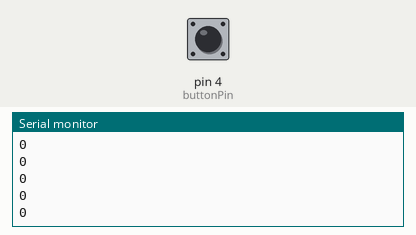
Simulated run of this sketch. Board: Arduino Uno, built with avr-gcc and run on an emulated ATmega328P. Shown: the last lines printed to the serial monitor. Inputs (shaded band) come from the test bench; at power-on: pin 4 (buttonPin) LOW.

Above: at 1.2 s.
1.3 s: pin 4 (buttonPin) pulled HIGH for 0.15 s
At 2.2 s:
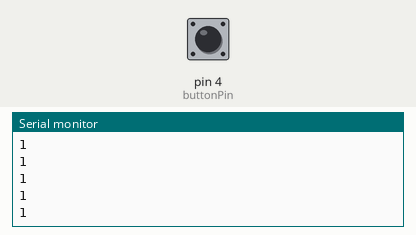
2.9 s: pin 4 (buttonPin) pulled HIGH for 1 s
At 3.6 s:
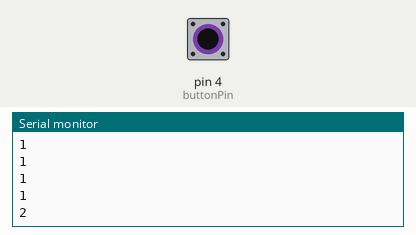
Timing chart, 0 to 5.9 s (numbered marks = the images above; inputs shaded):
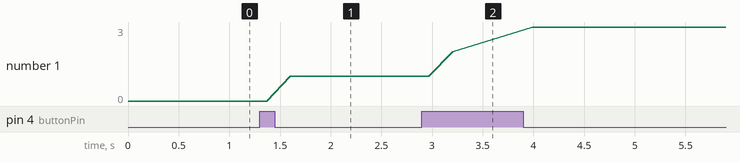

The sketch:

arduino-strobe-light.ino
```cpp
// CONSTANTS
//const byte potPin = A0;
const byte strobePin = 3;
const byte buttonPin = 4;

//VARIABLES
unsigned long totalTime;
int sec;
int tPosition;

int buttonState = 0;
int buttonCount = 0;

void setup() {
  Serial.begin(9600);

  pinMode(strobePin, OUTPUT);
  pinMode(buttonPin, INPUT);
}

void loop() {
  totalTime = millis();
  sec = totalTime / 1000;
  tPosition = sec % 60;

//  Serial.println(sec);
//  Serial.println(tPosition);
  int refreshRate = map(tPosition, 0, 60, 500, 20);

//  Serial.println(refreshRate);


  buttonState = digitalRead(buttonPin);

  if(buttonState == HIGH){
    if(buttonCount > 2){
      buttonCount = 0;
    }

    buttonCount += 1;
    delay(300);
  }

  Serial.println(buttonCount);

  if(buttonCount == 1){
    digitalWrite(strobePin, LOW);
  }

  if(buttonCount == 2){
    // Turn the strobe LED on
    digitalWrite(strobePin, HIGH);
    delay(20);
    // Turn it off again
    digitalWrite(strobePin, LOW);
    delay(refreshRate - 20);
  }

  if(buttonCount == 3){
    digitalWrite(strobePin, HIGH);
  }


}
```

Measured:
- after the input at 1.3 s, the serial monitor: prints a new line after 0.30 s (image 1)
- after the input at 2.9 s, the serial monitor: prints a new line after 0.30 s (image 2)
- plotted number 1: 0 → 1 after the input at 1.3 s, 1 → 3 after the input at 2.9 s
